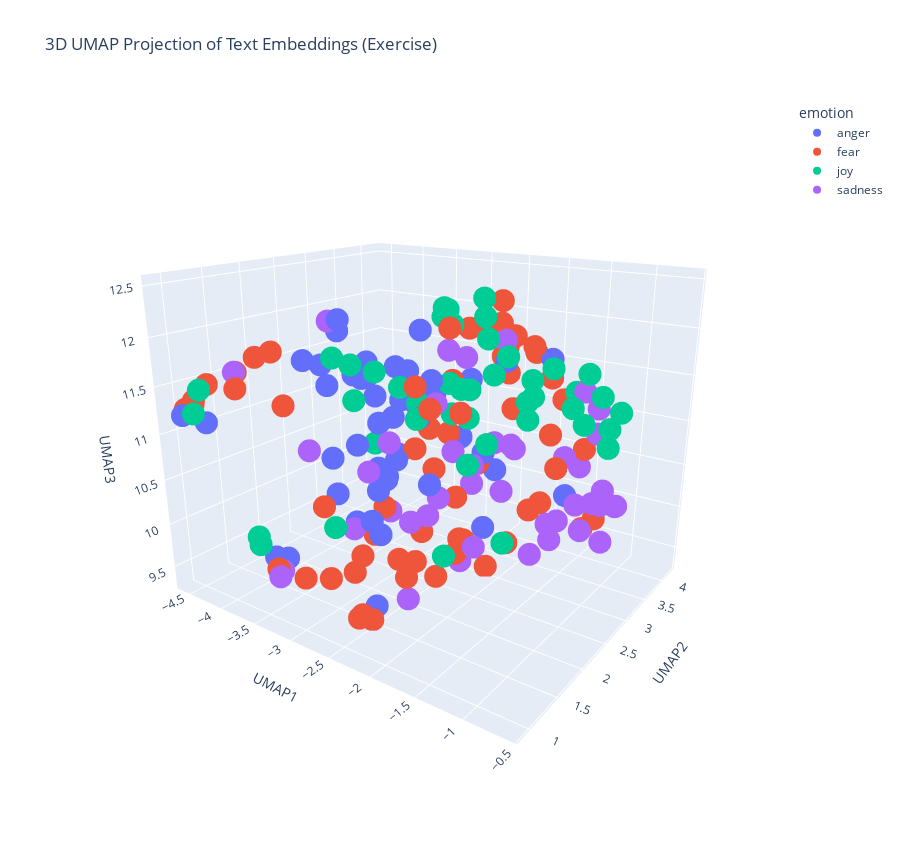

Write notebook code for a chart like this one.
### Markdown cell above
---
##### <a id='toc1_5_8_1_1_'></a>[**>>> Exercise 4 (Take home):**](#toc0_)

Apply UMAP to the same embeddings to reduce the dimensionality to 3D vectors and plot the 3D graph, discuss the differences and similarities with the 2D graph.

### Code cell
reducer = umap.UMAP(n_components=3, metric='cosine', random_state=28) 
embedding_3d = reducer.fit_transform(X_embeddings)

df_plot_3d = pd.DataFrame(embedding_3d, columns=['UMAP1', 'UMAP2', 'UMAP3'])
df_plot_3d['emotion'] = combined_df['emotion']
df_plot_3d['intensity'] = combined_df['intensity']
df_plot_3d['text'] = combined_df['text']

fig = px.scatter_3d(
    df_plot_3d,
    x='UMAP1',
    y='UMAP2',
    z='UMAP3',
    color='emotion',
    hover_data=['text', 'intensity'],
    title='3D UMAP Projection of Text Embeddings (Exercise)'
)

# Altering the image size and camera angle for a better view
fig.update_layout(
    width=900,
    height=850,
    scene_camera=dict(
        eye=dict(x=1.25, y=-1.75, z=0.75)
    )
)

fig.show()

### Figure 1 — Plotly figure (JSON) as saved in the notebook; plotly's stock layout.template omitted (floating-point values rounded to 4 significant figures)
{"data": [{"customdata": [["@politico @realDonaldTrump another angry white man!", 0.708], ["@GreyTheTick But even if I jumped through that hoop, it just takes one irate netizen to decide me playing by 'the rules' isn't enough.", 0.375], ["@alicehouston18 sorry I'm just angry my drone flew away", 0.583], ["I didn't find out about this till today due to my bff telling me. I am so disgusted and offended by this.", 0.75], ["@jennylhowe I am angry at the student for being a racist, and the teacher for not stopping it, and at the class for letting it go by.", 0.708], ["@aroseblush Hello !\\nThe bigger the bully, the more crocodile tears. Bullies always act like offended victims.", 0.542], ["How the fu*k! Who the heck! moved my fridge!... should I knock the landlord door.  #mad ##", 0.729], ["Prayers &amp; Protection to our brothers and sisters fighting in #Charlotte #rage #against #machines", 0.375], ["I have a rage rage ep 2 coming out soon I'll keep you posted on it #YouTube #youtubegaming ", 0.422], ["I wonder what would happen if I were to tell some people the truth #savage #uhoh #angry", 0.583], ["@a_mxe7 hah don't speak to me or my cousin like that, mind a had the displeasure of seeing u bare faced on eh train, no a pretty sight mate", 0.479], ["Don't get #bitter get #BETTER", 0.312], ["630am meeting Olympic House #10golds24 .  #relentless #neverquit #believe #dreambig #TeamTTO #going4gold", 0.208], ["They're like the rape apologists who (inadvertently?) make men sound like rabid, mindless beasts. With friends like these...", 0.583], ["I think I must scare my coworkers when I'm eating like a rabid animal on my breaks #srry", 0.5], ["@SkyNews when the East wind blue in summer in Durban, S Africa, we still surfed and got #stung badly! Must be carefull-A #sting can harm you", 0.562], ["@JrDingy96 Ikr people still got a grudge against him for no reason like wtf?!", 0.75], ["Vale! Vale! Sip sangria and taste tantalizing tapas @ElCidLA  's fiery flamenco nights! #MinutesFromHoM #SilverLake #LA #Flamenco", 0.167], ["@xandraaa5 @amayaallyn6 shut up hashtags are cool #offended", 0.562], ["@NeoFundie @fitchest Ha. Right. I'm from San Jose, CA, and I was offended right there with you. Dave, go on a walk or something next time.", 0.831], ["This all resent #India #Pakistan problem is save #NawazSharif\\n@ImranKhanPTI\\n@PTIofficial", 0.312], ["@FrizzeyesJr meeee, i'm lvl 320 and i have not a single relentless", 0.271], ["@PuseLepuru it's the irritation of not having found the corpse", 0.5], ["75' Tierney reaches a deep cross to the back post and plays it back across but the Alloa defence clear. Celtic relentless here.", 0.438], ["I love when #girls are busy in teaching how to #pout while taking #selfie in a mall , their desication is immense #women love #perfection", 0.188], ["Ever put your fist through your laptops screen? If so its time for a new one lmao   #hp", 0.625], ["I don't even #feel #anger anymore can't explain it .. #Tulsa #Charlotte #Trayvon #SandraBland #Philando #Ferguson #BatonRouge #MichaelBrown", 0.479], ["Heading home to cut grass in the heat. All I wanna do is go out to eat somewhere air conditioned.  #AdultingIsTheWorst", 0.354], ["@RobertTaitWHU against Chelsea anything is possible haha. I'm fuming about that bet 🙄🙄🙄🙄🙄🙄", 0.646], ["I've been wanting salty fries from McDonald's since yesterday and I'm burning my fingers eating them bc these shits 🔥🔥🔥", 0.396], ["Cheap pout my brodcast", 0.232], ["OOOOOOOOH MY GOD UUUUGGGGHHHHHHHHH ", 0.75], ["i can't believe they're all messing up my favourite of all bakes i feel personally offended", 0.5], ["Some bloke on the train who's obviously trying to provoke West Ham fans by loudly slagging off the stadium to his mate on the phone", 0.434], ["@VerizonSupport thanks for saying My wife and I were getting our iphones today and then losing both of them with no ETA #thanks ", 0.479], ["@paulbushnell25 @EE bad news if ordered online it hasn't gone through same happened to me had to re order on the phone ", 0.458], ["I dislike people who get offended by the littlest shit .", 0.729], ["Mm, okay. Ham for you and turkey for me.' Gives his hair a ruffle before heading back in the kitchen to set out the &gt;&gt;\\n@DarkSithKenobi", 0.25], ["Sometimes I get mad over something so minuscule I try to ruin somebodies life not like lose your job like get you into federal prison #anger", 0.646], ["I wouldn't have #anger issues.....if she didn't have #lying issues.....think about that one. #pow #lies #confusion", 0.5], ["@DailyMirror i love how theres no outrage that it's a white man but if it was a black man them BLM would be all over it regardless of reason", 0.726], ["@pbhushan1 @IndianExpress so in your opinion is this the worst delhi govt? #acrid  #hypocrisy", 0.526], ["Lol little things like that make me so angry x", 0.604], ["@SSheil coincidentally watched Ulzana's Raid last night - brutally indignant filmmaking.", 0.542], ["@TrussElise Obama must be fuming.. lol", 0.5], ["@LiamCannon1 He's just too raging to type properly... Ha ha!", 0.375], ["@MaddenFreestyle i turn the game on wanting to play madden, and before i load up a game i just turn it off now.", 0.5], ["@isthataspider @dhodgs i will fight this guy! Don't insult the lions like that! But seriously they kinda are.Wasted some of the best players", 0.708]], "hovertemplate": "emotion=anger<br>UMAP1=%{x}<br>UMAP2=%{y}<br>UMAP3=%{z}<br>text=%{customdata[0]}<br>intensity=%{customdata[1]}<extra></extra>", "legendgroup": "anger", "marker": {"color": "#636efa", "symbol": "circle"}, "mode": "markers", "name": "anger", "scene": "scene", "showlegend": true, "type": "scatter3d", "x": [-3.995, -2.882, -3.635, -3.497, -3.904, -2.824, -3.44, -3.848, -2.728, -3.611, -3.307, -2.194, -1.958, -3.627, -2.93, -3.113, -3.197, -1.329, -3.638, -3.538, -4.452, -2.385, -3.168, -2.307, -1.343, -3.35, -3.983, -1.611, -3.242, -3.027, -1.985, -2.312, -3.627, -3.124, -3.747, -3.77, -3.636, -1.98, -3.571, -3.74, -4.075, -4.393, -3.701, -3.652, -3.178, -3.103, -2.603, -2.702], "y": [2.411, 2.282, 2.904, 2.932, 2.845, 2.938, 3.386, 2.553, 2.547, 3.491, 2.53, 3.182, 1.632, 2.755, 3.829, 1.605, 2.725, 1.883, 2.939, 2.464, 0.8872, 2.046, 2.779, 1.224, 2.766, 3.633, 2.685, 3.747, 1.796, 3.771, 2.595, 3.151, 3.075, 1.946, 1.522, 1.374, 3.32, 1.695, 3.654, 3.418, 2.217, 1.122, 3.039, 2.788, 1.632, 2.052, 1.615, 1.824], "z": [11.5, 11.14, 11.09, 10.12, 11.3, 11.24, 10.93, 11.99, 12.02, 11.26, 10.13, 10.43, 10.83, 11.52, 11.19, 10.85, 10.46, 12.03, 10.19, 10.64, 11.23, 11.28, 11.15, 10.53, 11.87, 11.01, 11.83, 10.07, 10.36, 10.47, 10.85, 9.709, 10.0, 10.02, 9.583, 9.653, 10.25, 11.8, 10.94, 11.31, 11.57, 11.1, 10.71, 11.34, 11.57, 11.56, 9.35, 10.04]}, {"customdata": [["@GaryLineker yet you and all the other English pundits are afraid to criticise him", 0.471], ["I feel ghastly and I'm really hoping it's just a post-birthday slump. Back to full research mode tomorrow either way.", 0.62], ["@Gotham3 ~ Crushes are for kids! Just like trix. \\rHow bout some full blown up Love that makes you quiver deep down into your core? Y E S *=*", 0.396], ["Even death is unreliable. Instead of zero it may be some ghastly hallucination, such as the square root of minus one.  Samuel Beckett", 0.688], ["Are there any #horror sites that would be interested in my writing a guest article/review? Been really craving a literary outlet lately.", 0.354], ["When a guy comes on the train that smells like a mixture of a damp dog, old sweat and sewage works!!!!#gross #horrid #getoffthetrain #smelly", 0.521], ["LMAO this person must hate me so bad to talk shit behind an anonymous account #awe /:", 0.479], ["I dread this drive every Wednesday 😩", 0.792], ["@SusannahSpot I could pop round ", 0.25], ["@STLouis_RamsFan their whole team is limited when they're on the field. ", 0.292], ["@zavvi @zavvihelp only offering 6 moth warranty #ps4pro #shocking #truth #ripoff", 0.562], ["ugh!! this is the worst!! i didn't read at all this whole first month of school and i have a unit test on friday!!! awe man!!", 0.646], ["@TheOnlySweeney their slogan should've been #start instead of #finish", 0.25], ["@davidpreece12 @FitbaHacks Great defender, terrible positioning. Didn't know where he should be without Russel shouting at him for 90 mins", 0.396], ["I seem to alternate between 'sleep-full' and sleepless nights. Tonight is a sleepless one. 😕 #insomnia  #notfair", 0.583], ["Hopefully I'll get this Best Buy job, and officaly #start my #streaming #career , working towards doing something I love #1DayAtaTime", 0.271], ["No @Chrishilly1987 for MOS 😡  #shocking Leads from the front 💪🏻", 0.438], [".@Tolumanda love it! so true. As @Deedeey_ taught me, fear can be an illusion. #coaching #fear #courage", 0.354], ["@GeneralBakshi Only Indian seems to be afraid of War is @sardesairajdeep n like India is for WAR! WAR! WAR! we cry war. #PakistanMustPay", 0.667], ["I'm afraid she's the goat you libeling people? #afraid #goat #libeling", 0.698], ["@veroicone my typical shake is ~100g banana, 1c almond milk, 1tbsp chia and protein. Sometimes I add PB2 or ice or other fruit.", 0.104], ["@united horrible service. EWR. Not a cloud in the sky. Normal departure at 10am now leaving at 5pm. Crappy #UnitedAirlines", 0.42], ["Can we go back 2 weeks and start again ?? This is seriously dreadful", 0.729], ["@FJHobson @Beaker126 @Biastai how would you suggest we profile to stop right wing terror", 0.521], ["Don't let the behavior of others destroy ur inner peace.' -Dalai Lama @OWNTV #healing #depression #anxiety #intuition #meditation #book", 0.36], ["@ManUtd it was a terrible Freekick...", 0.347], ["Thought I left that part of life behind me\\nIt's back to haunt every girl that loves me", 0.521], ["I am beyond mad that I lost track of a brown spider in my brown carpet. Where did you go? 🕷 will be sneaking up on me ", 0.917], ["There's always that one song which makes you turn of the radio, as you'd rather sit in silence 😡 #awful", 0.667], ["Maybe @SamHeughan can send me good luck on my job interview tomorrow. #nervous 😳", 0.792], ["How am I supposed to intimidate the freshman if half of them are taller than I am??", 0.604], ["induction day tomorrow for pizza express #nervous", 0.688], ["@GuardianAus @Paul_Karp Maybe 49% support no #Muslim immigration cos they perceive the risk of #Islamist ideology &amp; #terrorism as too high?", 0.625], ["@megynkelly We should be ignoring these rioters like the current administration ignores #terrorism. This will obviously make it stop.", 0.708], ["You have a #problem? Yes! Can you do #something about it? No! Than why #worry", 0.25], ["It's never the end / When the moment is dire. / A small spark of hope / Can relight a new fire.", 0.396], ["Onus is on #Pak to act against #terror groups which find all types of support for cross border terror: #MEA", 0.604], ["We ashamed of being an ally to you. Pakistan sacrificed almost 50000 civilians by siding you in war on #terror @JudgeTedPoe", 0.667], ["@HoustonTexans just trying to go home tonight? A run on 2nd and 20 and a run on 3rd and 20? That's what champs do... #sike #losers ", 0.26], ["how maybe it was with you and your parents..that I would understand you and your fear of indifference from your own mom and dad..", 0.688], ["@eclecticbrotha Thanks, big bro. It's shake and bake and you helped.", 0.184], ["oh yay old scientist builds himself a robot assistant and makes it look like a hot naked woman nothing alarming here", 0.3], ["It's not #dread. It's called #Locks", 0.34], ["If I was friends with me I'd hate me SO MUCH with the amount I bully them", 0.542], ["@Policy_Exchange A plus point, she won't have to queue for the loos. Any more plus points? Nope, can't think of any #shocking #sexism", 0.396], ["Super shitting it about this tattoo ", 0.604], ["@BigBossPeltonen \\nLikewise #death #cutting #despair", 0.833], ["I delete numbers so quick with no hesitation", 0.288], ["@CBCNews Canada should be a driving force of democracy freedom rights - instead we help #dictator #misogyny #Sharia #Islam  #polygamy", 0.625], ["I had a panic attack when I couldn't find @katrinalaw on #Twitter Turns out my Twitter is a jerk. I can still see her. #NyssaAlghul ", 0.688], ["@JackAndAHat butter up the walls, nightmare", 0.708], ["He called me fat, so I pushed him into the lockers then he threaten to sue me' 😂", 0.479], ["@AlaskaGurus @adventuretweets agreed! 😍 an awe to meet such beautiful, powerful animals.", 0.208], ["At school, my classmate is with me at music class and he sang Hallelujah like, god, with my friend we were breathless.", 0.22], ["@madhav_pastey moral of the story, never check mails in the night. PS. Most notices have nothing much to worry about. @ashwinikn", 0.354], ["It really is amazing the money they give to some of these QB's #nfl #texans #brock #terrible", 0.246], ["That's an awful miss from Rooney.", 0.36], ["@chutneysupercat hi lovely brownie, MM is calling me tuppytupperware.. its awful", 0.44], ["I don't want speak front to him   #nopanicattack", 0.72], ["@mikefreemanNFL \\nIsn't OBrien supposed to be some sort of offensive genius #awful", 0.479], ["@BuzzFeed so this houses will get into my instestines and scare my poop and I'll shit my pants?", 0.7], ["@joey_coops yes Hun! Avoid at all costs!! ", 0.389], ["“We can easily #forgive a #child who is #afraid of the #dark; the real #tragedy of #life is when #men are #afraid of the #light.”–Plato", 0.375], ["On @Varneyco/@FoxBusiness to talk latest on #Chelsea Bombing + #Ahmad_Khan_Rahami's trips to #Afghanistan/#Pakistan #tcot #terror", 0.642]], "hovertemplate": "emotion=fear<br>UMAP1=%{x}<br>UMAP2=%{y}<br>UMAP3=%{z}<br>text=%{customdata[0]}<br>intensity=%{customdata[1]}<extra></extra>", "legendgroup": "fear", "marker": {"color": "#EF553B", "symbol": "circle"}, "mode": "markers", "name": "fear", "scene": "scene", "showlegend": true, "type": "scatter3d", "x": [-3.015, -1.237, -1.497, -1.861, -2.379, -3.152, -3.244, -2.161, -1.79, -2.192, -3.591, -2.084, -2.247, -2.636, -1.255, -2.11, -2.404, -2.659, -4.488, -2.721, -1.797, -3.419, -2.449, -4.303, -1.443, -2.946, -1.8, -3.472, -2.774, -2.278, -2.368, -2.37, -4.424, -4.419, -1.969, -1.207, -4.547, -4.507, -2.49, -2.051, -1.9, -2.246, -2.2, -3.087, -3.75, -2.53, -1.554, -3.446, -4.304, -2.917, -2.585, -2.729, -1.676, -1.668, -2.796, -2.589, -2.592, -3.342, -2.304, -2.599, -2.929, -2.946, -2.682, -4.588], "y": [1.349, 3.412, 2.685, 3.37, 3.754, 2.269, 3.134, 2.979, 1.881, 1.576, 1.231, 3.286, 2.568, 1.459, 3.762, 3.208, 1.73, 4.045, 1.055, 4.196, 1.415, 1.443, 2.8, 1.975, 3.824, 1.327, 3.987, 3.269, 2.496, 3.705, 3.848, 3.831, 1.576, 1.848, 4.037, 2.667, 0.9986, 1.077, 1.409, 4.178, 1.347, 2.911, 2.077, 3.594, 1.584, 3.086, 3.04, 3.702, 1.452, 3.755, 3.004, 3.138, 1.53, 2.369, 3.862, 1.325, 1.288, 2.682, 4.247, 1.386, 3.071, 2.853, 4.235, 1.32], "z": [10.44, 9.895, 11.99, 9.963, 11.36, 9.736, 10.46, 9.34, 11.49, 9.828, 9.629, 9.529, 9.822, 9.976, 9.87, 11.87, 9.891, 11.85, 11.3, 11.42, 11.64, 9.481, 9.489, 11.68, 10.63, 9.684, 11.1, 11.08, 9.42, 11.81, 10.93, 11.78, 11.53, 11.63, 10.63, 10.83, 11.25, 11.32, 9.334, 11.27, 11.84, 10.57, 9.609, 10.56, 11.28, 9.517, 10.25, 10.51, 11.4, 11.81, 10.06, 11.36, 12.34, 12.44, 11.86, 9.359, 9.884, 9.864, 11.52, 9.364, 10.3, 9.596, 11.54, 11.43]}, {"customdata": [["A hearty welcome to those who followed me.", 0.615], ["A cheerful heart is an unending banquet.- Proverbs (Mishle) 15:16", 0.48], ["@BrightPigSEO @BrightPigSEO we provide dignified and professional funerals at prices families can afford #satisfied clients #bright pig", 0.345], ["@rantking just adding a little levity", 0.352], ["The birds chirp , the sun shines and the wind chimes chime. There was once a smile on this face.", 0.353], ["Been waiting all week for this game ❤️❤️❤️ #cheer #friday ❤️", 0.94], ["@grahnort wonderful experience watching you yesterday at. @BBCLetItShine thankyou for the #laughter", 0.872], ["The bounty hunter things a bit lively", 0.262], ["GKN so lively as well, mad quick", 0.32], ["He showed us a really lively performance, with a lot of different emotions, not just sticking to one. And that's freaking awesome.", 0.646], ["15 minutes of yoga to your breakfast routine will change your day #preparation #sunriseyoga #bodyawareness #health #yoga #smile #stretch", 0.625], ["@PeteSpencer007 Are you always so relentlessly positive? Your constantly cheerful optimistic disposition starts to grate after a while.", 0.34], ["@bodwell_james did it not just enliven your soul", 0.52], ["Rojo is hilarious", 0.6], ["I take a strange delight from seeing mark Hughes struggle", 0.333], ["@gatewaypundit Mostly animated audience I'd bet...green sceen folk...the ones that don't need air..!", 0.34], ["On the bright side, my music theory teacher just pocket dabbed and said, 'I know what's hip.' And walked away 😂😭", 0.521], ["You don't smile and you say you're in love, but that's why I don't love", 0.146], ["@liamch88 yeah! :) playing well ", 0.688], ["Day 3 of #harvest16 - listening to the sound of the chopper working it's way closer to home at @mountaindairy makes me . #farm365", 0.417], ["Fee otherwise tricks: palm oil delegation mt jaunty resident: TZxCHLdAQ", 0.269], ["Watch this amazing live.ly broadcast by @brooks_swaggysquad  #musically", 0.396], ["@hoemanda69 wtf is tenacious and jubilant", 0.312], ["Meanwhile, the so-called M’s fans sit there knitting or sleeping not sure which but they certainly aren’t cheering like the other teams fans", 0.271], ["@JoshNoneYaBiz I love parody accounts! Well done. Vote for #Trump. #lol #hilarious", 0.875], ["lol! no mention of pak PM or even his speech on any international news channel and pakis are rejoicing as if the world stands with them", 0.396], ["@iamglenn35 the forth character? No... not gleeful enough...", 0.146], ["Mate the thing I get excited about in my profession are mad. A client said she opened her bowels, I'm rejoicing", 0.704], ["@followAdamA looking back on recent tweets seen, this one right here is great #perfect #hilarious #Speechless #deal", 0.76], ["@PeanutRD @MelissaJoyRD @SarahKoszykRD @eat4performance @rustnutrition @jenhaugen  hey #sparkling is the word I just picked 4 my biz card", 0.417], ["Charlotte and a friend just climbed to the top of a windmill! Think the view was easy, breezy, beautiful? @PlayHollywoodU", 0.5], ["The joyful tambourines have ceased. The noise of the jubilant has stopped. The joyful lyre has ceased. -Isaiah 24:8", 0.208], ["On the bright side with YouTube heroes leafy will finally get banned", 0.327], ["I'm worried someday I'll be yelling at my kids and they'll be confused about if or not I'm being serious 😭😭😭\\n\\nI'm too damn playful", 0.34], ["Retweeted GunnySmith93 (@Stephen21Smith):\\n\\nDays like today I am happy to be alive! #blessed ", 0.833], ["I assume that people pick up on my joviality coz I lol a lot but it's just not working. Maybe I need to get heavy handed with emoticons? Ha", 0.458], ["@bruins_514 @gorddownie @thehipdotcom It would be #TragicallyHip if they can #help @TOYSFORASMILE make #hospitalized  #sick #kids #smile 😊✌❤", 0.519], ["It feels good to get outside for a minute and get some fresh air.  It's hard to stay cooped up inside all day ", 0.58], ["How can l rule my mind !!!!!! \\nIt's hilarious that you can't 😭😑😮", 0.396], ["I hate it when im singing and some idiot thinks they can just join in with me like...this is not fcking glee #MeanRikonaBot", 0.08], ["@airtelindia have some issues with my broadband bill ,I am charged for the month before I signed up with airtel.. #hilarious", 0.34], ["@airtelindia have some issues with my broadband bill ,I am charged for the month before I signed up with airtel.. ", 0.038], ["It's #HobbitDay! \\nHobbit's give gifts on their birthdays, so I'm sharing the gift of #glee today! Find something that makes you happy!", 0.708], ["Good #CX most often doesn't require all that much. #smile, #care, #relate and be #helpful. Thanks, Lakis Court Hotel in #cyprus", 0.583], ["Nawaz Sharif is getting more funnier than @kapilsharmak9 day by day. #laughter #challenge #kashmir #baloch", 0.7]], "hovertemplate": "emotion=joy<br>UMAP1=%{x}<br>UMAP2=%{y}<br>UMAP3=%{z}<br>text=%{customdata[0]}<br>intensity=%{customdata[1]}<extra></extra>", "legendgroup": "joy", "marker": {"color": "#00cc96", "symbol": "circle"}, "mode": "markers", "name": "joy", "scene": "scene", "showlegend": true, "type": "scatter3d", "x": [-1.588, -0.8218, -1.635, -2.336, -0.7699, -1.163, -1.442, -1.97, -1.89, -1.695, -0.8395, -2.552, -1.803, -2.966, -2.915, -2.699, -2.054, -1.487, -1.652, -0.8462, -2.181, -1.914, -2.347, -1.899, -2.899, -4.291, -2.122, -3.395, -2.325, -1.915, -0.7296, -0.7363, -2.392, -2.238, -1.242, -1.91, -1.548, -0.6091, -2.076, -3.815, -3.935, -3.909, -1.088, -1.131, -4.292], "y": [1.581, 2.403, 1.767, 1.693, 2.866, 2.436, 1.763, 1.873, 1.816, 2.095, 2.194, 2.259, 1.762, 1.736, 1.388, 1.471, 2.7, 3.639, 1.814, 2.509, 2.613, 2.545, 2.567, 1.778, 1.414, 0.9846, 2.191, 3.395, 1.324, 1.382, 2.562, 2.778, 2.464, 4.088, 1.537, 3.342, 2.275, 2.717, 3.673, 3.105, 1.302, 1.295, 1.91, 1.565, 0.8968], "z": [11.81, 11.42, 11.06, 11.68, 11.26, 11.88, 12.23, 12.42, 12.42, 12.5, 11.62, 11.36, 12.31, 11.79, 10.23, 11.55, 12.2, 11.32, 11.74, 11.86, 11.17, 10.97, 11.2, 10.06, 11.93, 11.49, 11.64, 10.73, 11.91, 11.54, 11.65, 11.11, 12.2, 11.03, 12.0, 11.21, 10.1, 11.49, 10.89, 10.42, 9.869, 9.789, 11.9, 12.16, 11.27]}, {"customdata": [["How much time should I give to my friend who lost his laptop to mourn before I can ask him to give me his laptop charger and extra battery??", 0.271], ["If Payet goes either in Jan or @ the seasons end, can't say I blame him. The boy must b so disheartened by what he's seeing at the mo.", 0.625], ["@raylewis name change Uncle Remus Lewis #foh #theydontlikeyoueither #lost #unwoke", 0.5], ["Refuge Recovery Boston - Weds 7:30-9 pm. #healing #support #addiction #recovery #buddhism #meditation #sober #cambma #meeting #harvardsq", 0.333], ["What do you get when you cross an #apple tree and a #pine tree? 🍎🌲\\nNothing. You can't cross-pollinate #deciduous and #coniferous #trees.", 0.146], ["@jaymohr37 droop saw naked wrestling and asked 'What if I get a hole in one?' #jaymohrsports", 0.312], ["@RossKemp great programme tonight  #upsetting #extremeworld", 0.375], ["@FlakeJay ring ring! #depression is here", 0.833], ["@BluesfestByron second artist announcement looking good #bluesfest2017  #Music #byronbay", 0.229], ["Sometimes The Worst Place You Can Be Is In Your Own Head.'\\n\\n#quotes #worstenemy #depression #thinktoomuch", 0.854], ["@fitzstockcharts Gundlach calling for rounding top, doom and gloom, 15% down move", 0.521], ["@laureeenwillam can't cope wi her sour face and tiny pout 😡😡", 0.625], ["Don't get discouraged when simple minds don't see your vision", 0.375], ["I hate when it's gloomy outside because it always gets me in a depressing mood", 0.839], ["@LidlUK Just bought a pack of two medallion beef steaks. Got home. Cooked them. One steak is 100% pork. I had one unhappy mother. 🐮🐷", 0.396], ["@Samkingftw ew omg that is so grim", 0.688], ["Do not grow weary in doing good.'\\n\\n-@billclinton", 0.325], ["@British_Airways just came of BA6426 at @ortambo_int at least 6 passengers with broken bags. This was a new suitcase. #unhappy customer", 0.729], ["now playing yung fav song ni chavs #sober 😂", 0.229], ["It is a solemn thing, and no small scandal in the Kingdom, to see God’s children starving while seated at the Father’s table. -AW Tozer", 0.375], ["@EmotionalLimine you're sadly mistaken if you think I'd make a tweet for an isolated comment by a random twitter user.", 0.469], ["You don't know how to love me when you're sober #sober #selenagomez #revival", 0.458], ["@marielleblaine8 @princesskeilani I told pine I didn't want it so I didn't have to have it", 0.354], ["Theyve substituted the hood for a badge and gun.' Public opinion is indictment of Charlotte police. #dark #sadtimes #america #race", 0.604], ["What's good is that we already hit rock bottom, even though I'm about two more seasons away from new depths of despair. #playoffs? #NJDevils", 0.542], ["@EBled2 Great to have you as our tournament chair and award was #serious", 0.132], ["Sky news still pushing the Brexit gloom line, managing to ignore the fact it's simply not happening. 'But in the future.....'", 0.396], ["@megalvz literally was gloomy for an hour", 0.729], ["Never ever been this unhappy before in my life lmao", 0.771], ["@ThatWhiteSoxFan @tbtrill not as sad as the White Sox playing record ;)", 0.438], ["Season 3 of penny dreadful is on Netflix...well my afternoon is filled", 0.333], ["Can we go back 2 weeks and start again ?? This is seriously dreadful", 0.667], ["Tell me how I'm supposed to feel. #broken #hateful #guilty #love #sadness", 0.729], ["@A_RockasThe U.S. has added years to the Syrian conflict by arming the 'rebel' army. You would think that Iraq had sunk in with Kerry.", 0.417], ["Nothings #Working-you're feeling your life's on The Edge_Could go either way #lost all reason for #Living-JesusChristHealsSavesASK #fatloss", 0.562], ["Before the year ends I'll probably get master 12s or flu games, true blues, and space jams.", 0.208], ["@AnjiDunlap droop in leggings? Are they wearing XXXL?", 0.292], ["All I want to do is watch some netflix but I am stuck here in class. #depressing", 0.667], ["Don't be disheartened if you didn't get the cards you wanted, it's not the end of the world......E-Eh...? Y-You want me to cheer you up?", 0.438], ["My life went from happy to unhappy..", 0.812], ["@pmo100 @5liveSport .....I heard talk something is a miss. He looks weary.", 0.458], ["@kempicepoland don't think he did, and he didn't have the rucksack or laptop in his possession, murky business, on that note I'm away to bed", 0.5], ["@xOffWithMyHeadx They've officially said all the episodes left (so future 12 and despair 11 and 12) will be delayed.", 0.438]], "hovertemplate": "emotion=sadness<br>UMAP1=%{x}<br>UMAP2=%{y}<br>UMAP3=%{z}<br>text=%{customdata[0]}<br>intensity=%{customdata[1]}<extra></extra>", "legendgroup": "sadness", "marker": {"color": "#ab63fa", "symbol": "circle"}, "mode": "markers", "name": "sadness", "scene": "scene", "showlegend": true, "type": "scatter3d", "x": [-2.594, -2.833, -2.256, -1.283, -2.303, -1.876, -2.932, -1.22, -1.367, -1.54, -1.123, -3.278, -2.109, -1.164, -3.468, -2.715, -1.424, -3.568, -1.262, -1.53, -2.396, -1.235, -2.703, -3.982, -1.305, -1.817, -3.261, -1.001, -1.618, -1.776, -0.9071, -2.432, -1.07, -4.423, -1.462, -2.109, -1.988, -1.203, -1.28, -0.9691, -2.196, -2.753, -2.396], "y": [3.829, 1.573, 1.685, 3.78, 3.796, 2.229, 1.93, 3.181, 1.927, 3.937, 3.118, 2.71, 3.368, 3.695, 1.137, 2.651, 2.013, 1.273, 3.365, 2.817, 2.4, 3.666, 3.517, 2.538, 2.72, 1.536, 1.43, 3.389, 3.588, 2.112, 3.126, 2.873, 3.887, 1.553, 3.11, 2.456, 2.058, 3.569, 3.002, 3.663, 1.655, 2.047, 2.571], "z": [10.47, 10.17, 9.518, 10.85, 10.46, 10.85, 10.64, 10.26, 12.2, 10.37, 10.02, 9.82, 10.68, 10.08, 9.62, 9.934, 10.77, 9.597, 11.42, 9.749, 10.32, 11.17, 10.03, 11.97, 10.2, 11.66, 10.95, 9.811, 9.813, 10.05, 10.51, 9.372, 10.02, 11.53, 9.819, 11.84, 11.02, 10.14, 10.83, 10.13, 10.38, 10.95, 11.85]}], "layout": {"height": 850, "legend": {"title": {"text": "emotion"}, "tracegroupgap": 0}, "scene": {"camera": {"eye": {"x": 1.25, "y": -1.75, "z": 0.75}}, "domain": {"x": [0, 1], "y": [0, 1]}, "xaxis": {"title": {"text": "UMAP1"}}, "yaxis": {"title": {"text": "UMAP2"}}, "zaxis": {"title": {"text": "UMAP3"}}}, "title": {"text": "3D UMAP Projection of Text Embeddings (Exercise)"}, "width": 900}}
